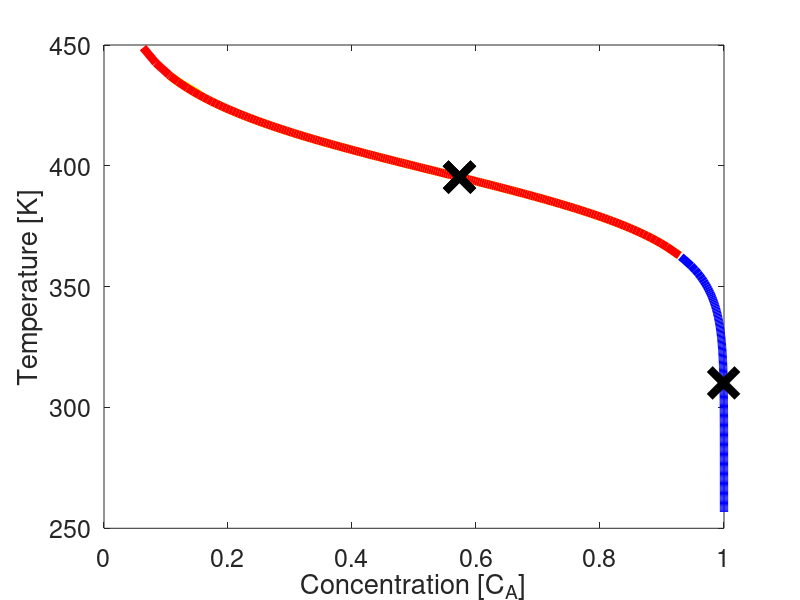

Recreate this plot in MATLAB.
% Du reactor linearisation
clear all
close all
clc
format short
options = optimset('Display','off');

%% Specify the reactor parameters
V = 0.1; %m3 
R = 8.314; %kJ/kmol.K
CA0 = 1.0; %kmol/m3
TA0 = 310.0; %K
Q = 0.0; %kJ/min
dH = -4.78e4; %kJ/kmol
k0 = 72.0e9; %1/min
E = 8.314e4; %kJ/kmol
Cp = 0.239; %kJ/kgK
rho = 1000.0; %kg/m3
F = 100e-3; %m3/min
            
%% Critical points for different Q            
N = 200;
Qs = linspace(-1272.0, 920.0, N); % move in the range -22kW to 15 kW
xss1 = zeros(N, 2);
xss2 = zeros(N, 2);
xss3 = zeros(N, 2);

Q = Qs(1);
% x(1) = CA
% x(2) = TR
sys = @(t, x) [F/V*CA0 - (F/V + k0*exp(-E/(R*x(2))))*x(1);
                F/V*TA0 - F/V*x(2) - dH/(rho*Cp)*k0*exp(-E/(R*x(2)))*x(1)+Q/(rho*Cp*V)];

guess1 = [0.999, 289.];
guess2 = [0.418, 405.];
guess3 = [0.0115, 486.7];
[xss1t, ~] = fsolve(@(x) sys(1.0, x), guess1, options);
[xss2t, ~] = fsolve(@(x) sys(1.0, x), guess2, options);
[xss3t, ~] = fsolve(@(x) sys(1.0, x), guess3, options);
xss1(1, :) = xss1t;
xss2(1, :) = xss2t;
xss3(1, :) = xss3t;

for k=2:1:N
    Q = Qs(k);
    sys = @(t, x) [F/V*CA0 - (F/V + k0*exp(-E/(R*x(2))))*x(1);
                    F/V*TA0 - F/V*x(2) - dH/(rho*Cp)*k0*exp(-E/(R*x(2)))*x(1)+Q/(rho*Cp*V)];
    guess1 = xss1(k-1, :);
    guess2 = xss2(k-1, :);
    guess3 = xss3(k-1, :);
    [xss1t, ~] = fsolve(@(x) sys(1.0, x), guess1, options);
    [xss2t, ~] = fsolve(@(x) sys(1.0, x), guess2, options);
    [xss3t, ~] = fsolve(@(x) sys(1.0, x), guess3, options);
    xss1(k, :) = xss1t;
    xss2(k, :) = xss2t;
    xss3(k, :) = xss3t;
end

Q = 0.0;
sys = @(t, x) [F/V*CA0 - (F/V + k0*exp(-E/(R*x(2))))*x(1);
                F/V*TA0 - F/V*x(2) - dH/(rho*Cp)*k0*exp(-E/(R*x(2)))*x(1)+Q/(rho*Cp*V)];
guess1 = xss1(round(N/2), :);
guess2 = xss2(round(N/2), :);
guess3 = xss3(round(N/2), :);
[xss1_Q0, ~] = fsolve(@(x) sys(1.0, x), guess1, options);
[xss2_Q0, ~] = fsolve(@(x) sys(1.0, x), guess2, options);
[xss3_Q0, ~] = fsolve(@(x) sys(1.0, x), guess3, options);

%% Plot critical points for different Q
figure(1)
plot(xss1(:,1), xss1(:,2),'b','LineWidth',6)
hold on
plot(xss2(:,1), xss2(:,2),'y','LineWidth',6)
plot(xss3(:,1), xss3(:,2),'r','LineWidth',6)
plot(xss1_Q0(1), xss1_Q0(2),'kx','LineWidth',6,'MarkerSize', 20)
plot(xss2_Q0(1), xss2_Q0(2),'kx','LineWidth',6,'MarkerSize', 20)
plot(xss3_Q0(1), xss3_Q0(2),'kx','LineWidth',6,'MarkerSize', 20)
hold off
xlabel('Concentration [C_A]','fontsize', 18)
ylabel('Temperature [K]','fontsize', 18)
set(gca,'fontsize', 18);


